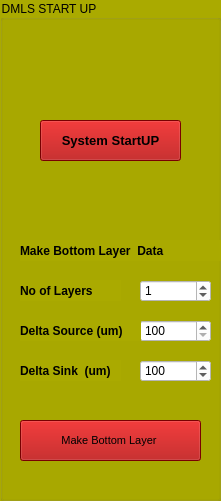
   <widget class="QGroupBox" name="groupBox_3">
    <property name="geometry">
     <rect>
      <x>80</x>
      <y>40</y>
      <width>221</width>
      <height>501</height>
     </rect>
    </property>
    <property name="styleSheet">
     <string notr="true">background-color: rgb(170, 170, 0);</string>
    </property>
    <property name="title">
     <string>DMLS START UP</string>
    </property>
    <widget class="QPushButton" name="StartUP">
     <property name="geometry">
      <rect>
       <x>40</x>
       <y>120</y>
       <width>141</width>
       <height>41</height>
      </rect>
     </property>
     <property name="font">
      <font>
       <pointsize>10</pointsize>
       <weight>75</weight>
       <bold>true</bold>
      </font>
     </property>
     <property name="autoFillBackground">
      <bool>false</bool>
     </property>
     <property name="styleSheet">
      <string notr="true">background-color: rgb(170, 0, 0);
gridline-color: rgb(255, 85, 0);</string>
     </property>
     <property name="text">
      <string>System StartUP</string>
     </property>
    </widget>
    <widget class="QDoubleSpinBox" name="noOfStacks_BottomLayer">
     <property name="geometry">
      <rect>
       <x>140</x>
       <y>280</y>
       <width>71</width>
       <height>22</height>
      </rect>
     </property>
     <property name="styleSheet">
      <string notr="true">background-color: rgb(255, 255, 255);</string>
     </property>
     <property name="suffix">
      <string/>
     </property>
     <property name="decimals">
      <number>0</number>
     </property>
     <property name="minimum">
      <double>0.000000000000000</double>
     </property>
     <property name="maximum">
      <double>20000.000000000000000</double>
     </property>
     <property name="singleStep">
      <double>1.000000000000000</double>
     </property>
     <property name="value">
      <double>1.000000000000000</double>
     </property>
    </widget>
    <widget class="QDoubleSpinBox" name="deltaSource_BottomLayer">
     <property name="geometry">
      <rect>
       <x>140</x>
       <y>320</y>
       <width>71</width>
       <height>22</height>
      </rect>
     </property>
     <property name="styleSheet">
      <string notr="true">background-color: rgb(255, 255, 255);</string>
     </property>
     <property name="suffix">
      <string/>
     </property>
     <property name="decimals">
      <number>0</number>
     </property>
     <property name="minimum">
      <double>100.000000000000000</double>
     </property>
     <property name="maximum">
      <double>5000.000000000000000</double>
     </property>
     <property name="singleStep">
      <double>5.000000000000000</double>
     </property>
     <property name="value">
      <double>100.000000000000000</double>
     </property>
    </widget>
    <widget class="QDoubleSpinBox" name="deltaSink_BottomLayer">
     <property name="geometry">
      <rect>
       <x>140</x>
       <y>360</y>
       <width>71</width>
       <height>22</height>
      </rect>
     </property>
     <property name="styleSheet">
      <string notr="true">background-color: rgb(255, 255, 255);</string>
     </property>
     <property name="suffix">
      <string/>
     </property>
     <property name="decimals">
      <number>0</number>
     </property>
     <property name="minimum">
      <double>50.000000000000000</double>
     </property>
     <property name="maximum">
      <double>5000.000000000000000</double>
     </property>
     <property name="singleStep">
      <double>10.000000000000000</double>
     </property>
     <property name="value">
      <double>100.000000000000000</double>
     </property>
    </widget>
    <widget class="QLabel" name="label_10">
     <property name="geometry">
      <rect>
       <x>20</x>
       <y>280</y>
       <width>101</width>
       <height>21</height>
      </rect>
     </property>
     <property name="font">
      <font>
       <weight>75</weight>
       <bold>true</bold>
      </font>
     </property>
     <property name="text">
      <string>No of Layers</string>
     </property>
    </widget>
	   <!-- Add Init OPC Button -->
	   <widget class="QPushButton" name="InitOPC">
		   <property name="geometry">
			   <rect>
				   <x>590</x>
				   <y>10</y>
				   <width>120</width>
				   <height>30</height>
			   </rect>
		   </property>
		   <property name="text">
			   <string>Initialize OPC</string>
		   </property>
		   <property name="styleSheet">
			   <string notr="true">background-color: rgb(0, 170, 0);</string>
		   </property>
	   </widget>

	   <!-- Add Lay Surface Button (if needed) -->
	   <widget class="QPushButton" name="Lay_Surface">
		   <property name="geometry">
			   <rect>
				   <x>720</x>
				   <y>10</y>
				   <width>120</width>
				   <height>30</height>
			   </rect>
		   </property>
		   <property name="text">
			   <string>Lay Surface</string>
		   </property>
		   <property name="styleSheet">
			   <string notr="true">background-color: rgb(170, 85, 0);</string>
		   </property>
	   </widget>
	   
    <widget class="QLabel" name="label_11">
     <property name="geometry">
      <rect>
       <x>20</x>
       <y>320</y>
       <width>121</width>
       <height>21</height>
      </rect>
     </property>
     <property name="font">
      <font>
       <weight>75</weight>
       <bold>true</bold>
      </font>
     </property>
     <property name="text">
      <string>Delta Source (um)</string>
     </property>
    </widget>
    <widget class="QLabel" name="label_18">
     <property name="geometry">
      <rect>
       <x>20</x>
       <y>360</y>
       <width>101</width>
       <height>21</height>
      </rect>
     </property>
     <property name="font">
      <font>
       <weight>75</weight>
       <bold>true</bold>
      </font>
     </property>
     <property name="text">
      <string>Delta Sink  (um)</string>
     </property>
    </widget>
    <widget class="QLabel" name="label_19">
     <property name="geometry">
      <rect>
       <x>20</x>
       <y>240</y>
       <width>201</width>
       <height>21</height>
      </rect>
     </property>
     <property name="font">
      <font>
       <weight>75</weight>
       <bold>true</bold>
      </font>
     </property>
     <property name="text">
      <string>Make Bottom Layer  Data</string>
     </property>
    </widget>
    <widget class="QPushButton" name="MakeBottomLayers">
     <property name="geometry">
      <rect>
       <x>20</x>
       <y>420</y>
       <width>181</width>
       <height>41</height>
      </rect>
     </property>
     <property name="font">
      <font>
       <family>MS Shell Dlg 2</family>
       <pointsize>8</pointsize>
       <weight>9</weight>
       <italic>false</italic>
       <bold>false</bold>
      </font>
     </property>
     <property name="autoFillBackground">
      <bool>false</bool>
     </property>
     <property name="styleSheet">
      <string notr="true">background-color: rgb(170, 0, 0);
font: 75 12pt &quot;MS Shell Dlg 2&quot;;
font: 75 12pt &quot;MS Shell Dlg 2&quot;;
font: 75 8pt &quot;MS Shell Dlg 2&quot;;
font: 75 12pt &quot;MS Shell Dlg 2&quot;;
selection-color: rgb(170, 0, 0);
border-color: rgb(170, 0, 0);
border-color: rgb(170, 0, 0);
font: 75 8pt &quot;MS Shell Dlg 2&quot;;</string>
     </property>
     <property name="text">
      <string>Make Bottom Layer </string>
     </property>
    </widget>
   </widget>
